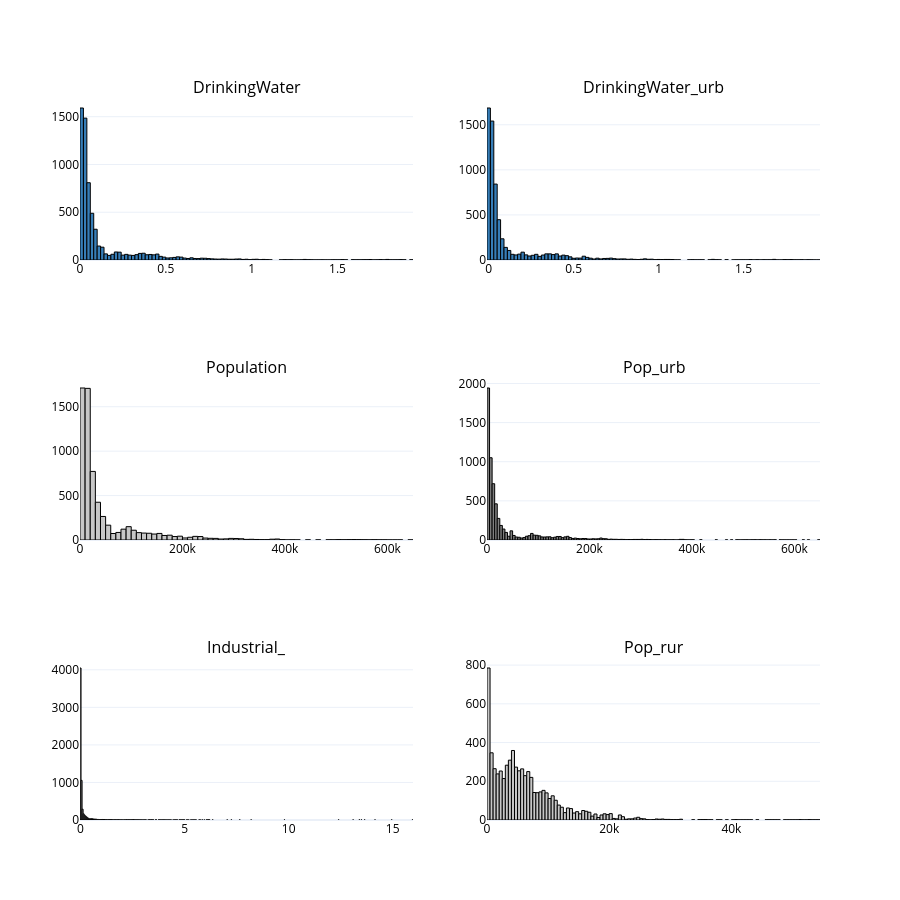

The notebook cell this image was saved under:
### Code cell
fig = make_subplots(rows=3, cols=2,subplot_titles=("DrinkingWater", "DrinkingWater_urb", "Population",
                                                   "Pop_urb","Industrial_", "Pop_rur"))

fig.add_trace(go.Histogram(x=df_model1['DrinkingWater'],marker_color='#377EB8'),row=1,col=1)
fig.add_trace(go.Histogram(x=df_model1['DrinkingWater_urb'],marker_color='#377EB8',nbinsx=100),row=1,col=2)
fig.add_trace(go.Histogram(x=df_model1['Population'],marker_color='#C7C7C7',nbinsx=100),row=2,col=1)
fig.add_trace(go.Histogram(x=df_model1['Pop_urb'],marker_color='#7F7F7F'),row=2,col=2)
fig.add_trace(go.Histogram(x=df_model1['Industrial_'],marker_color='#C7C7C7'),row=3,col=1)
fig.add_trace(go.Histogram(x=df_model1['Pop_rur'],marker_color='#C7C7C7'),row=3,col=2)
fig.update_traces(marker=dict(line=dict(color='#000000',width=1)),
                  )
fig.update_layout(showlegend=False,font=dict(size=12, color='black'),
                  template='plotly_white',width=900,height=900)
fig.show()

### Figure 1 — Plotly figure (JSON) as saved in the notebook; plotly's stock layout.template omitted (floating-point values rounded to 4 significant figures; data arrays with more than 128 entries replaced by an {"elided": "..."} marker saying what was removed)
{"data": [{"marker": {"color": "#377EB8", "line": {"color": "#000000", "width": 1}}, "type": "histogram", "x": {"elided": "6517 float values"}, "xaxis": "x", "yaxis": "y"}, {"marker": {"color": "#377EB8", "line": {"color": "#000000", "width": 1}}, "nbinsx": 100, "type": "histogram", "x": {"elided": "6517 float values"}, "xaxis": "x2", "yaxis": "y2"}, {"marker": {"color": "#C7C7C7", "line": {"color": "#000000", "width": 1}}, "nbinsx": 100, "type": "histogram", "x": {"elided": "6517 float values"}, "xaxis": "x3", "yaxis": "y3"}, {"marker": {"color": "#7F7F7F", "line": {"color": "#000000", "width": 1}}, "type": "histogram", "x": {"elided": "6517 float values"}, "xaxis": "x4", "yaxis": "y4"}, {"marker": {"color": "#C7C7C7", "line": {"color": "#000000", "width": 1}}, "type": "histogram", "x": {"elided": "6517 float values"}, "xaxis": "x5", "yaxis": "y5"}, {"marker": {"color": "#C7C7C7", "line": {"color": "#000000", "width": 1}}, "type": "histogram", "x": {"elided": "6517 float values"}, "xaxis": "x6", "yaxis": "y6"}], "layout": {"annotations": [{"font": {"size": 16}, "showarrow": false, "text": "DrinkingWater", "x": 0.225, "xanchor": "center", "xref": "paper", "y": 1, "yanchor": "bottom", "yref": "paper"}, {"font": {"size": 16}, "showarrow": false, "text": "DrinkingWater_urb", "x": 0.775, "xanchor": "center", "xref": "paper", "y": 1, "yanchor": "bottom", "yref": "paper"}, {"font": {"size": 16}, "showarrow": false, "text": "Population", "x": 0.225, "xanchor": "center", "xref": "paper", "y": 0.6111, "yanchor": "bottom", "yref": "paper"}, {"font": {"size": 16}, "showarrow": false, "text": "Pop_urb", "x": 0.775, "xanchor": "center", "xref": "paper", "y": 0.6111, "yanchor": "bottom", "yref": "paper"}, {"font": {"size": 16}, "showarrow": false, "text": "Industrial_", "x": 0.225, "xanchor": "center", "xref": "paper", "y": 0.2222, "yanchor": "bottom", "yref": "paper"}, {"font": {"size": 16}, "showarrow": false, "text": "Pop_rur", "x": 0.775, "xanchor": "center", "xref": "paper", "y": 0.2222, "yanchor": "bottom", "yref": "paper"}], "font": {"color": "black", "size": 12}, "height": 900, "showlegend": false, "width": 900, "xaxis": {"anchor": "y", "domain": [0, 0.45]}, "xaxis2": {"anchor": "y2", "domain": [0.55, 1]}, "xaxis3": {"anchor": "y3", "domain": [0, 0.45]}, "xaxis4": {"anchor": "y4", "domain": [0.55, 1]}, "xaxis5": {"anchor": "y5", "domain": [0, 0.45]}, "xaxis6": {"anchor": "y6", "domain": [0.55, 1]}, "yaxis": {"anchor": "x", "domain": [0.7778, 1]}, "yaxis2": {"anchor": "x2", "domain": [0.7778, 1]}, "yaxis3": {"anchor": "x3", "domain": [0.3889, 0.6111]}, "yaxis4": {"anchor": "x4", "domain": [0.3889, 0.6111]}, "yaxis5": {"anchor": "x5", "domain": [0, 0.2222]}, "yaxis6": {"anchor": "x6", "domain": [0, 0.2222]}}}
